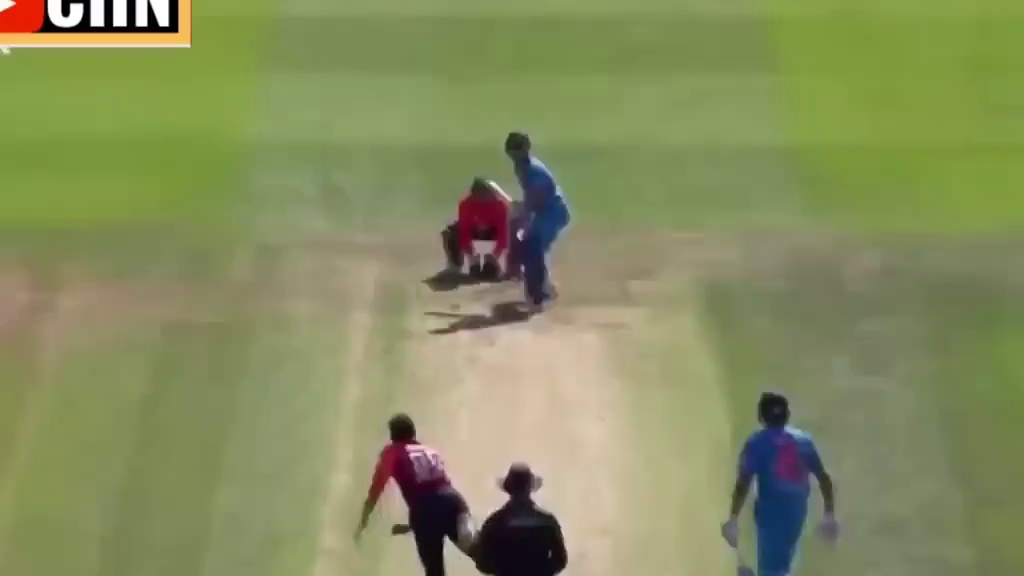
#> input picture keyframes/pirated_crop/frame_0.jpg, 1024 x 576 px, found by its file name; its folder holds only this picture in this run
$ python s7_ocr.py
#> lines starting #> are read from the running program, lines starting #| are printed output that depends on the picture
import cv2
import pytesseract
import os

# Point pytesseract to the Tesseract binary (default Windows install path)
pytesseract.pytesseract.tesseract_cmd = r'C:\Program Files\Tesseract-OCR\tesseract.exe'

KEYFRAME_DIR = r"C:\Users\khare\Desktop\Perceptual fingerprinting\keyframes\pirated_crop"

SUSPICIOUS_WORDS = [
    "free", "movie", "telegram", "download",
    "watch", "link", ".com", ".in"
]


def extract_text(image_path):
    img = cv2.imread(image_path)
#> img is the input picture: shape (576, 1024, 3); mean B, G, R 94.3, 141.7, 134.4
    if img is None:
        return ""
    gray = cv2.cvtColor(img, cv2.COLOR_BGR2GRAY)
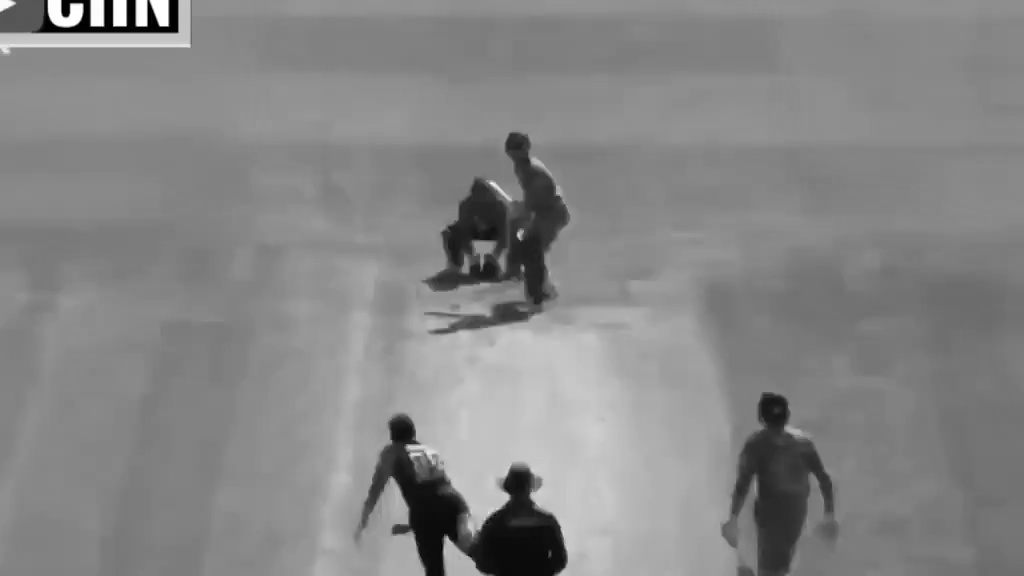
#> gray: shape (576, 1024); min 0, max 255, mean 134.1
    try:
#> (the run stopped early here; a loop or call above may not have finished)

$ run again, on keyframes/pirated_crop/frame_12.jpg
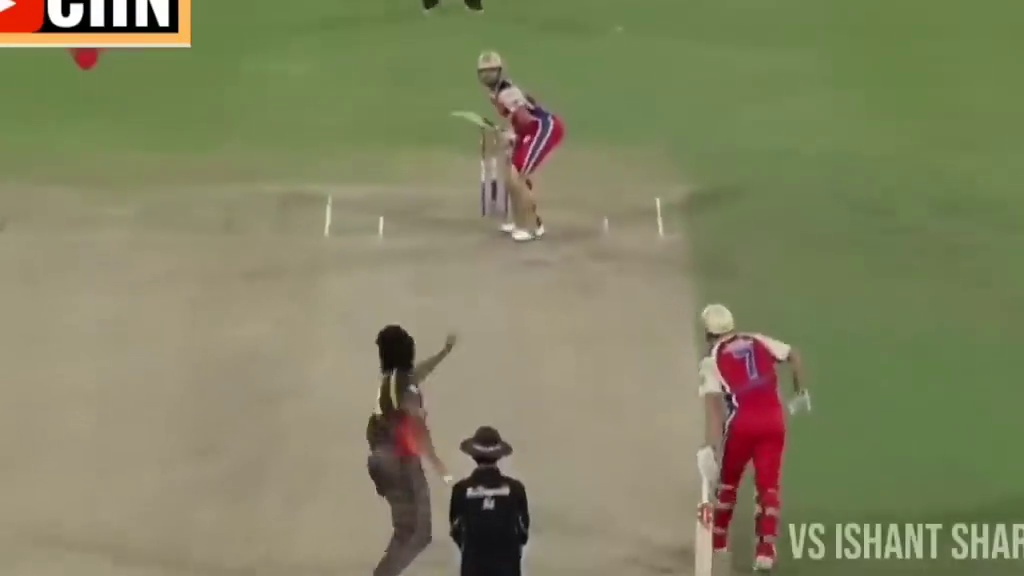
#> input picture keyframes/pirated_crop/frame_12.jpg, 1024 x 576 px, found by its file name
#> in extract_text, img is the input picture: shape (576, 1024, 3); mean B, G, R 97.6, 131.6, 130.6
#> in extract_text, `gray = cv2.cvtColor(img, cv2.COLOR_BGR2GRAY)`:
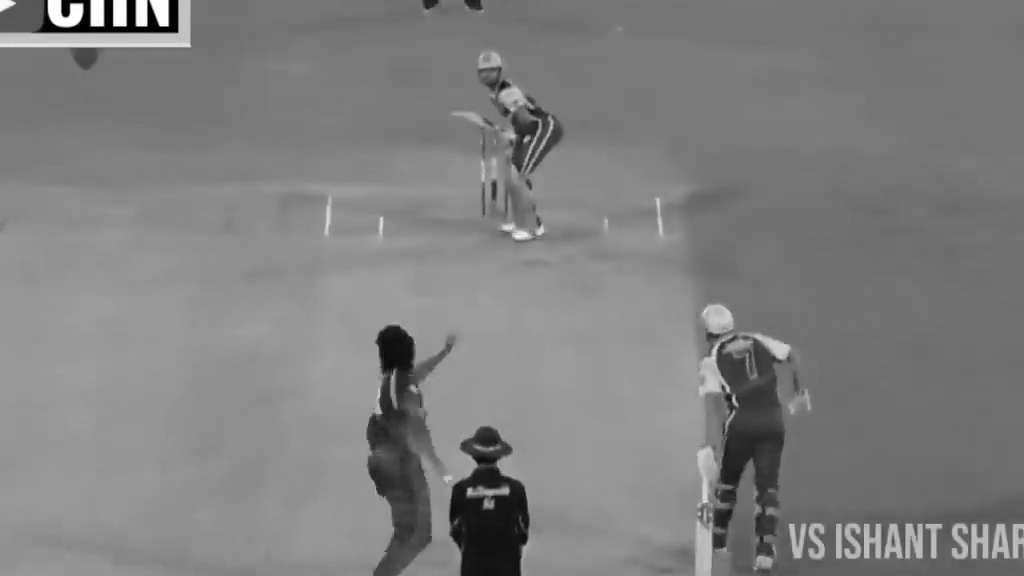
#> gray: shape (576, 1024); min 0, max 255, mean 127.4

$ run again, on keyframes/pirated_crop/frame_13.jpg
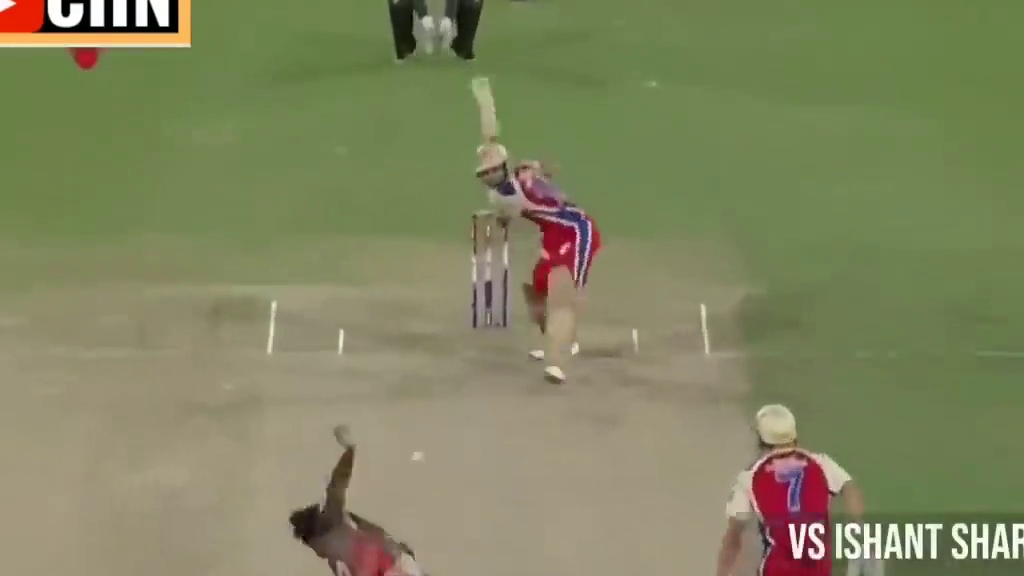
#> input picture keyframes/pirated_crop/frame_13.jpg, 1024 x 576 px, found by its file name
#> in extract_text, img is the input picture: shape (576, 1024, 3); mean B, G, R 96, 133.3, 129.6
#> in extract_text, `gray = cv2.cvtColor(img, cv2.COLOR_BGR2GRAY)`:
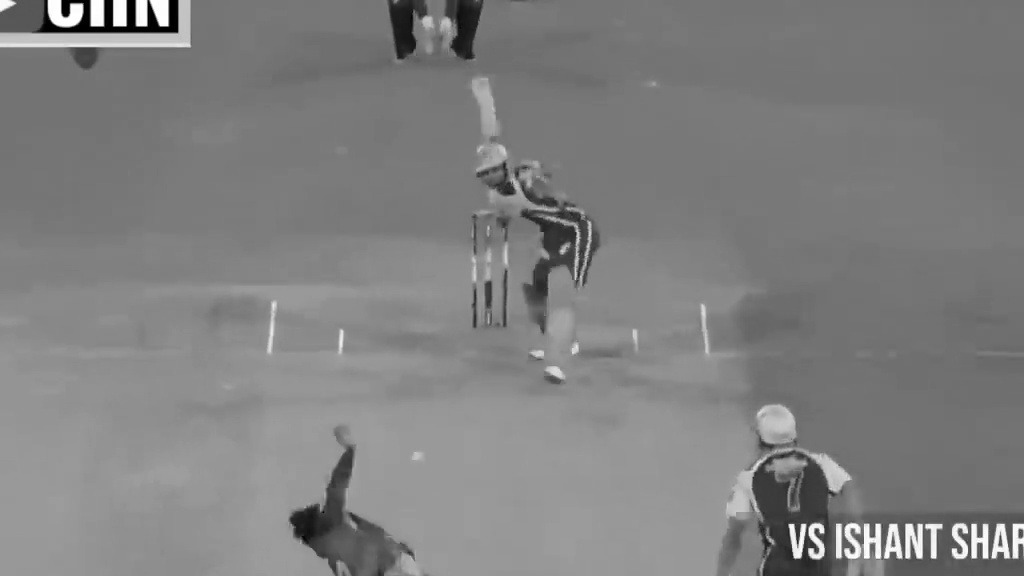
#> gray: shape (576, 1024); min 0, max 255, mean 127.9

$ run again, on keyframes/pirated_crop/frame_14.jpg
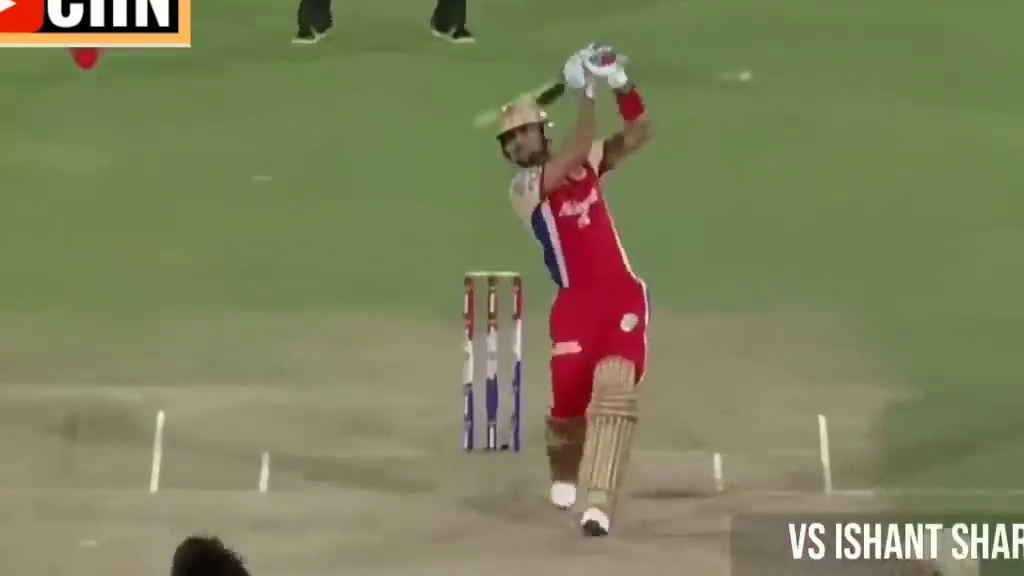
#> input picture keyframes/pirated_crop/frame_14.jpg, 1024 x 576 px, found by its file name
#> in extract_text, img is the input picture: shape (576, 1024, 3); mean B, G, R 91.1, 128.9, 125.8
#> in extract_text, `gray = cv2.cvtColor(img, cv2.COLOR_BGR2GRAY)`:
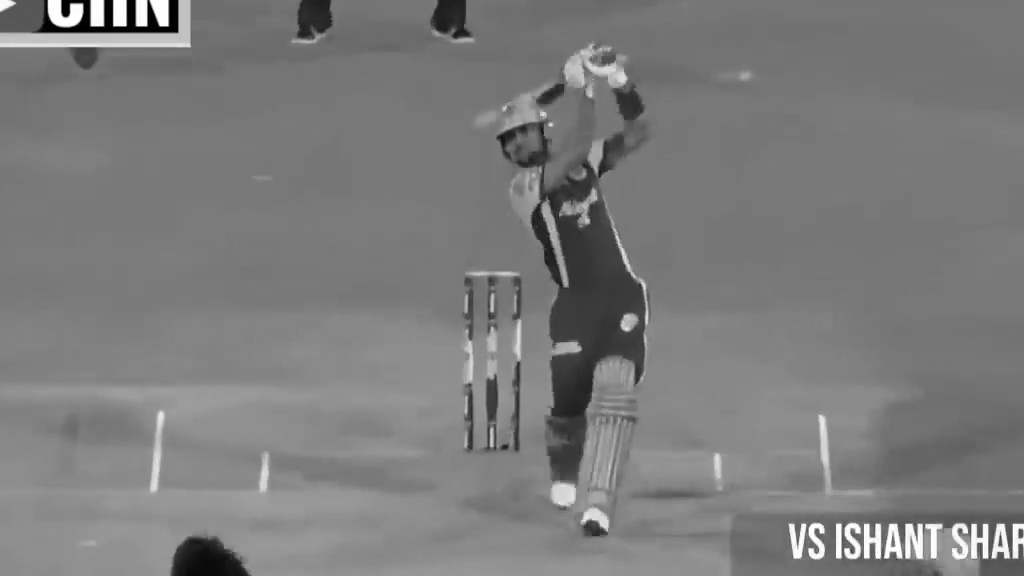
#> gray: shape (576, 1024); min 0, max 255, mean 123.6

$ run again, on keyframes/pirated_crop/frame_1.jpg
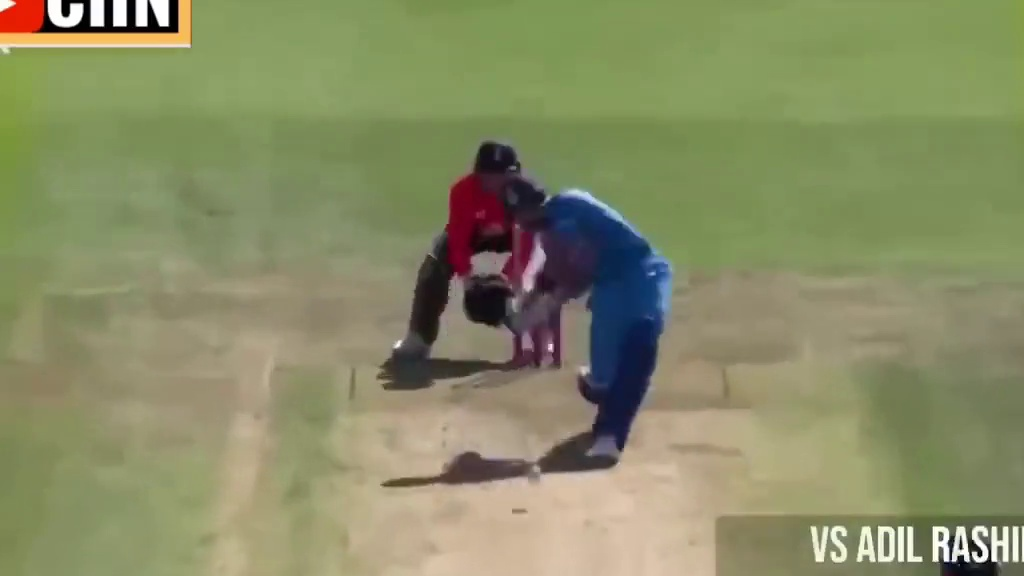
#> input picture keyframes/pirated_crop/frame_1.jpg, 1024 x 576 px, found by its file name
#> in extract_text, img is the input picture: shape (576, 1024, 3); mean B, G, R 102, 140.9, 136.9
#> in extract_text, `gray = cv2.cvtColor(img, cv2.COLOR_BGR2GRAY)`:
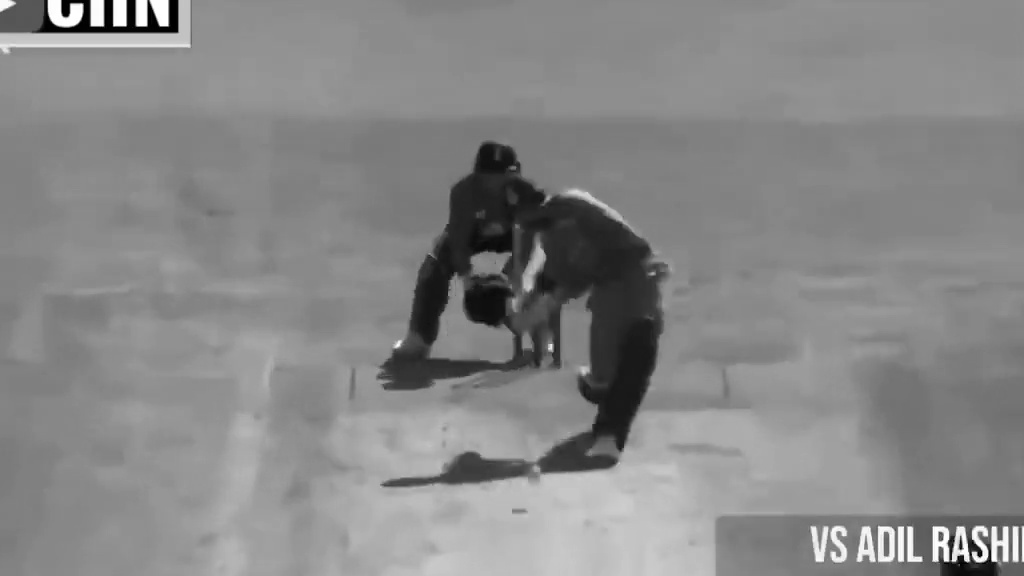
#> gray: shape (576, 1024); min 0, max 255, mean 135.3
